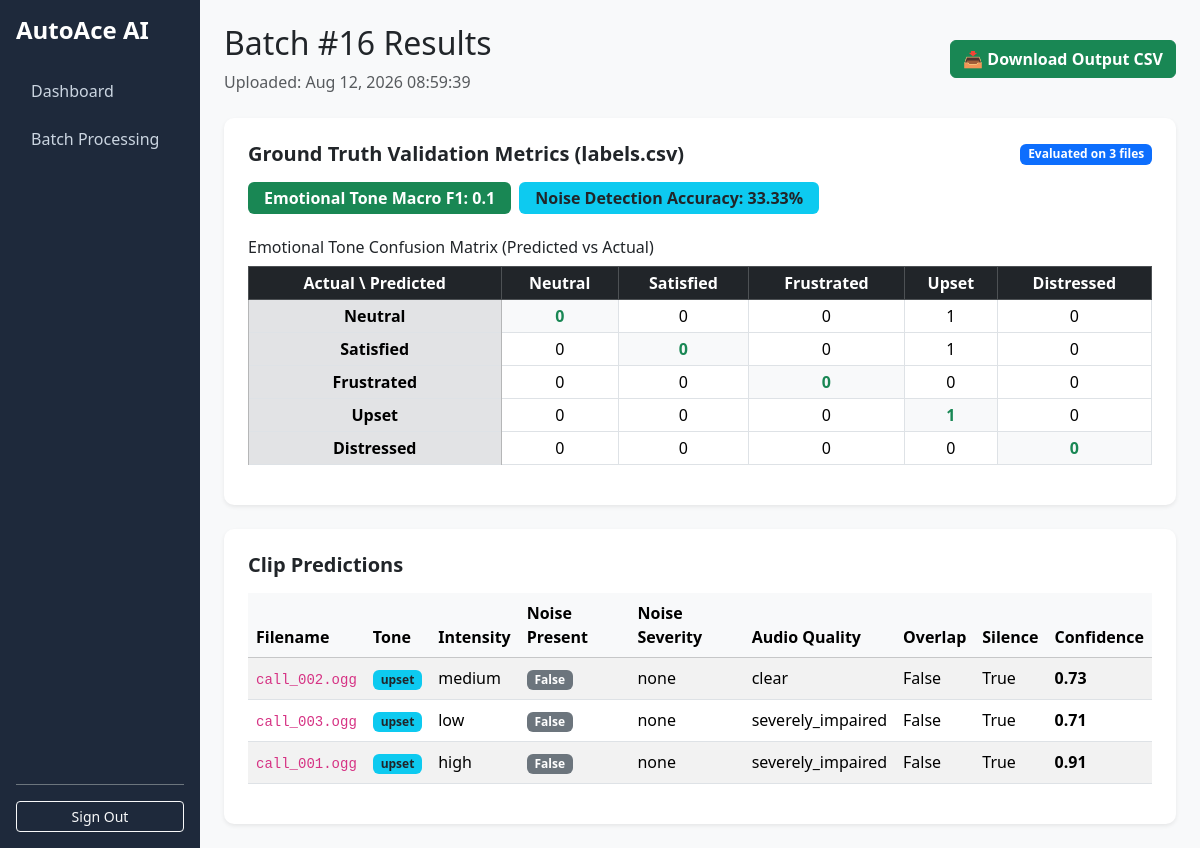
/batches/16/ (signed in), run on the app's committed database.
### audio_analytics/models.py (models this page shows, shortened)
class BatchUpload(models.Model):
    class Status(models.TextChoices):
        PENDING = 'pending', 'Pending'
        PROCESSING = 'processing', 'Processing'
        COMPLETED = 'completed', 'Completed'
        FAILED = 'failed', 'Failed'
    zip_file = models.FileField(upload_to='batches/')
    uploaded_at = models.DateTimeField(auto_now_add=True)
    status = models.CharField(
        max_length=20,
        choices=Status.choices,
        default=Status.PENDING
    )
    error_message = models.TextField(blank=True, null=True)
    metrics_json = models.TextField(blank=True, null=True)  # Stores F1, Accuracy, and Confusion Matrix

class AudioAnalysis(models.Model):
    class EmotionalTone(models.TextChoices):
        NEUTRAL = 'neutral', 'Neutral'
        SATISFIED = 'satisfied', 'Satisfied'
        FRUSTRATED = 'frustrated', 'Frustrated'
        UPSET = 'upset', 'Upset'
        DISTRESSED = 'distressed', 'Distressed'
    class EmotionalIntensity(models.TextChoices):
        LOW = 'low', 'Low'
        MEDIUM = 'medium', 'Medium'
        HIGH = 'high', 'High'
    class BackgroundNoiseSeverity(models.TextChoices):
        NONE = 'none', 'None'
        LOW = 'low', 'Low'
        MEDIUM = 'medium', 'Medium'
        HIGH = 'high', 'High'
    class AudioQuality(models.TextChoices):
        CLEAR = 'clear', 'Clear'
        SLIGHTLY_IMPAIRED = 'slightly_impaired', 'Slightly Impaired'
        SEVERELY_IMPAIRED = 'severely_impaired', 'Severely Impaired'
    class ProcessingStatus(models.TextChoices):
        PENDING = 'pending', 'Pending'
        SUCCESS = 'success', 'Success'
        FAILED = 'failed', 'Failed'
    batch = models.ForeignKey(
        BatchUpload,
        related_name='analyses',
        on_delete=models.CASCADE,
        null=True,
        blank=True
    )
    filename = models.CharField(max_length=255)
    audio_file = models.FileField(upload_to='audio_clips/', blank=True, null=True)
    status = models.CharField(
        max_length=20,
        choices=ProcessingStatus.choices,
        default=ProcessingStatus.PENDING
    )
    error_details = models.TextField(blank=True, default='')
    emotional_tone = models.CharField(
        max_length=20,
        choices=EmotionalTone.choices,
        blank=True, null=True
    )
    emotional_intensity = models.CharField(
        max_length=10,
        choices=EmotionalIntensity.choices,
        blank=True, null=True
    )
    background_noise_present = models.BooleanField(default=False)
    background_noise_type = models.CharField(max_length=255, blank=True, default='')
    background_noise_severity = models.CharField(
        max_length=10,
        choices=BackgroundNoiseSeverity.choices,
        default=BackgroundNoiseSeverity.NONE
    )
    audio_quality = models.CharField(
        max_length=20,
        choices=AudioQuality.choices,
        blank=True, null=True
    )
    speaker_overlap_present = models.BooleanField(default=False)
    long_silence_present = models.BooleanField(default=False)
    confidence = models.FloatField(
        validators=[MinValueValidator(0.0), MaxValueValidator(1.0)],
        null=True,
        blank=True
    )
    created_at = models.DateTimeField(auto_now_add=True)

### audio_analytics/views.py (the view)
# urls.py: path('batches/<int:pk>/', BatchDetailView.as_view(), name='batch_detail'),
class BatchDetailView(LoginRequiredMixin, DetailView):
    model = BatchUpload
    template_name = "audio_analytics/batch_detail.html"
    context_object_name = "batch"
    def get_context_data(self, **kwargs):
        context = super().get_context_data(**kwargs)
        context["analyses"] = self.object.analyses.all()
        context["metrics"] = json.loads(self.object.metrics_json) if getattr(self.object, "metrics_json", None) else None
        return context

### audio_analytics/templates/audio_analytics/batch_detail.html (shortened to what this page needs)
{% extends 'audio_analytics/base.html' %}
{% block content %}
<div class="d-flex justify-content-between align-items-center mb-4">
    <div>
        <h2>Batch #{{ batch.id }} Results</h2>
        <span class="text-muted">Uploaded: {{ batch.uploaded_at|date:"M d, Y H:i:s" }}</span>
    </div>
    <a href="{% url 'batch_export' batch.pk %}" class="btn btn-success fw-bold">
        📥 Download Output CSV
    </a>
</div>
{% if metrics %}
<div class="card card-custom mb-4">
    <div class="card-body p-4">
        <div class="d-flex justify-content-between align-items-center mb-3">
            <h5 class="card-title fw-bold mb-0">Ground Truth Validation Metrics (labels.csv)</h5>
            <span class="badge bg-primary">Evaluated on {{ metrics.sample_count }} files</span>
        </div>
        <div class="d-flex flex-wrap gap-2 mb-4">
            <span class="badge bg-success fs-6 py-2 px-3">
                Emotional Tone Macro F1: {{ metrics.emotional_tone_macro_f1 }}
            </span>
            <span class="badge bg-info text-dark fs-6 py-2 px-3">
                Noise Detection Accuracy: {{ metrics.noise_detection_accuracy|floatformat:2 }}%
            </span>
        </div>
        <h6>Emotional Tone Confusion Matrix (Predicted vs Actual)</h6>
        <div class="table-responsive">
            <table class="table table-bordered table-sm text-center align-middle">
                <thead class="table-dark">
                    <tr>
                        <th>Actual \ Predicted</th>
                        {% for label in metrics.tone_labels %}
                            <th>{{ label|title }}</th>
                        {% endfor %}
                    </tr>
                </thead>
                <tbody>
                    {% for row in metrics.tone_confusion_matrix %}
                        <tr>
                            <th class="table-secondary">
                                {% if forloop.counter0 == 0 %}Neutral
                                {% elif forloop.counter0 == 1 %}Satisfied
                                {% elif forloop.counter0 == 2 %}Frustrated
                                {% elif forloop.counter0 == 3 %}Upset
                                {% elif forloop.counter0 == 4 %}Distressed{% endif %}
                            </th>
                            {% for val in row %}
                                <td class="{% if forloop.counter0 == forloop.parentloop.counter0 %}bg-light fw-bold text-success{% endif %}">
                                    {{ val }}
                                </td>
                            {% endfor %}
                        </tr>
                    {% endfor %}
                </tbody>
            </table>
        </div>
    </div>
</div>
{% endif %}
<div class="card card-custom">
    <div class="card-body p-4">
        <h5 class="card-title fw-bold mb-3">Clip Predictions</h5>
        <div class="table-responsive">
            <table class="table table-striped align-middle">
                <thead class="table-light">
                    <tr>
                        <th>Filename</th>
                        <th>Tone</th>
                        <th>Intensity</th>
                        <th>Noise Present</th>
                        <th>Noise Severity</th>
                        <th>Audio Quality</th>
                        <th>Overlap</th>
                        <th>Silence</th>
                        <th>Confidence</th>
                    </tr>
                </thead>
                <tbody>
                    {% for analysis in analyses %}
                    <tr>
                        <td><code>{{ analysis.filename }}</code></td>
                        <td><span class="badge bg-info text-dark">{{ analysis.emotional_tone|default:"-" }}</span></td>
                        <td>{{ analysis.emotional_intensity|default:"-" }}</td>
                        <td>
                            {% if analysis.background_noise_present %}
                            <span class="badge bg-warning text-dark">True</span>
                            {% else %}
                            <span class="badge bg-secondary">False</span>
                            {% endif %}
                        </td>
                        <td>{{ analysis.background_noise_severity }}</td>
                        <td>{{ analysis.audio_quality|default:"-" }}</td>
                        <td>{{ analysis.speaker_overlap_present }}</td>
                        <td>{{ analysis.long_silence_present }}</td>
                        <td><strong>{{ analysis.confidence|default:"0.0" }}</strong></td>
                    </tr>
                    {% empty %}
                    <tr><td colspan="9" class="text-center text-muted">No individual file records processed.</td></tr>
                    {% endfor %}
                </tbody>
            </table>
        </div>
    </div>
</div>
{% endblock %}

### audio_analytics/templates/audio_analytics/base.html (style rules this page uses)
body { background-color: #f8f9fa; }
.card-custom { border: none; border-radius: 10px; box-shadow: 0 0.125rem 0.25rem rgba(0,0,0,0.075); }

### data on the page
BatchUpload: id "16", uploaded_at "Aug 12, 2026 08:59:39"
AudioAnalysis: filename "call_002.ogg", emotional_tone "upset", emotional_intensity "medium", background_noise_present "False", background_noise_severity "none", audio_quality "clear", speaker_overlap_present "False", long_silence_present "True", confidence "0.73"
AudioAnalysis: filename "call_003.ogg", emotional_tone "upset", emotional_intensity "low", background_noise_present "False", background_noise_severity "none", audio_quality "severely_impaired", speaker_overlap_present "False", long_silence_present "True", confidence "0.71"
AudioAnalysis: filename "call_001.ogg", emotional_tone "upset", emotional_intensity "high", background_noise_present "False", background_noise_severity "none", audio_quality "severely_impaired", speaker_overlap_present "False", long_silence_present "True", confidence "0.91"

### other printed values
{{ metrics.sample_count }} "3"
{{ metrics.emotional_tone_macro_f1 }} "0.1"
{{ metrics.noise_detection_accuracy|floatformat:2 }} "33.33"
{{ label|title }} "Neutral" "Satisfied" "Frustrated" "Upset" "Distressed"
{{ val }} "0" "0" "0" "1" "0" "0" "0" "0" "1" "0" "0" "0" "0" "0" "0" "0" "0" "0" "1" "0" "0" "0" "0" "0" "0"
